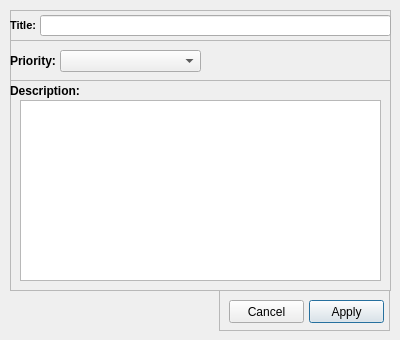
<?xml version="1.0" encoding="UTF-8"?>
<ui version="4.0">
 <class>TaskDetail</class>
 <widget class="QDialog" name="TaskDetail">
  <property name="geometry">
   <rect>
    <x>0</x>
    <y>0</y>
    <width>400</width>
    <height>340</height>
   </rect>
  </property>
  <property name="windowTitle">
   <string>Dialog</string>
  </property>
  <property name="windowIcon">
   <iconset resource="resources.qrc">
    <normaloff>:/rsc/appicon.png</normaloff>:/rsc/appicon.png</iconset>
  </property>
  <widget class="QFrame" name="frame">
   <property name="geometry">
    <rect>
     <x>10</x>
     <y>10</y>
     <width>381</width>
     <height>31</height>
    </rect>
   </property>
   <property name="frameShape">
    <enum>QFrame::StyledPanel</enum>
   </property>
   <property name="frameShadow">
    <enum>QFrame::Raised</enum>
   </property>
   <widget class="QLabel" name="label">
    <property name="geometry">
     <rect>
      <x>0</x>
      <y>0</y>
      <width>31</width>
      <height>30</height>
     </rect>
    </property>
    <property name="sizePolicy">
     <sizepolicy hsizetype="Fixed" vsizetype="Fixed">
      <horstretch>0</horstretch>
      <verstretch>0</verstretch>
     </sizepolicy>
    </property>
    <property name="font">
     <font>
      <pointsize>8</pointsize>
      <weight>75</weight>
      <bold>true</bold>
     </font>
    </property>
    <property name="text">
     <string>Title:</string>
    </property>
   </widget>
   <widget class="QLineEdit" name="title">
    <property name="geometry">
     <rect>
      <x>30</x>
      <y>5</y>
      <width>351</width>
      <height>21</height>
     </rect>
    </property>
   </widget>
  </widget>
  <widget class="QFrame" name="frame_2">
   <property name="geometry">
    <rect>
     <x>10</x>
     <y>40</y>
     <width>381</width>
     <height>41</height>
    </rect>
   </property>
   <property name="frameShape">
    <enum>QFrame::StyledPanel</enum>
   </property>
   <property name="frameShadow">
    <enum>QFrame::Raised</enum>
   </property>
   <widget class="QLabel" name="label_2">
    <property name="geometry">
     <rect>
      <x>0</x>
      <y>0</y>
      <width>47</width>
      <height>41</height>
     </rect>
    </property>
    <property name="sizePolicy">
     <sizepolicy hsizetype="Fixed" vsizetype="Fixed">
      <horstretch>0</horstretch>
      <verstretch>0</verstretch>
     </sizepolicy>
    </property>
    <property name="font">
     <font>
      <weight>75</weight>
      <bold>true</bold>
     </font>
    </property>
    <property name="text">
     <string>Priority:</string>
    </property>
   </widget>
   <widget class="QComboBox" name="priority">
    <property name="geometry">
     <rect>
      <x>50</x>
      <y>10</y>
      <width>141</width>
      <height>22</height>
     </rect>
    </property>
   </widget>
  </widget>
  <widget class="QFrame" name="frame_3">
   <property name="geometry">
    <rect>
     <x>10</x>
     <y>80</y>
     <width>381</width>
     <height>211</height>
    </rect>
   </property>
   <property name="frameShape">
    <enum>QFrame::StyledPanel</enum>
   </property>
   <property name="frameShadow">
    <enum>QFrame::Raised</enum>
   </property>
   <widget class="QLabel" name="label_4">
    <property name="geometry">
     <rect>
      <x>0</x>
      <y>0</y>
      <width>71</width>
      <height>21</height>
     </rect>
    </property>
    <property name="font">
     <font>
      <weight>75</weight>
      <bold>true</bold>
     </font>
    </property>
    <property name="text">
     <string>Description:</string>
    </property>
   </widget>
   <widget class="QTextEdit" name="desc">
    <property name="geometry">
     <rect>
      <x>10</x>
      <y>20</y>
      <width>361</width>
      <height>181</height>
     </rect>
    </property>
   </widget>
  </widget>
  <widget class="QFrame" name="frame_4">
   <property name="geometry">
    <rect>
     <x>219</x>
     <y>290</y>
     <width>171</width>
     <height>41</height>
    </rect>
   </property>
   <property name="frameShape">
    <enum>QFrame::StyledPanel</enum>
   </property>
   <property name="frameShadow">
    <enum>QFrame::Raised</enum>
   </property>
   <widget class="QPushButton" name="applyButton">
    <property name="geometry">
     <rect>
      <x>90</x>
      <y>10</y>
      <width>75</width>
      <height>23</height>
     </rect>
    </property>
    <property name="text">
     <string>Apply</string>
    </property>
   </widget>
   <widget class="QPushButton" name="cancelButton">
    <property name="geometry">
     <rect>
      <x>10</x>
      <y>10</y>
      <width>75</width>
      <height>23</height>
     </rect>
    </property>
    <property name="text">
     <string>Cancel</string>
    </property>
   </widget>
  </widget>
 </widget>
 <tabstops>
  <tabstop>title</tabstop>
  <tabstop>priority</tabstop>
  <tabstop>desc</tabstop>
  <tabstop>cancelButton</tabstop>
  <tabstop>applyButton</tabstop>
 </tabstops>
 <resources>
  <include location="resources.qrc"/>
 </resources>
 <connections/>
</ui>
